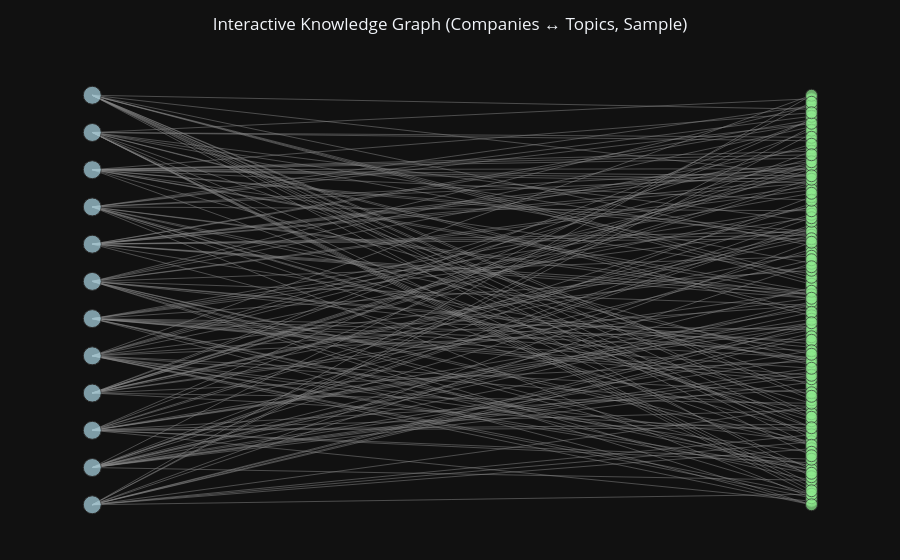

Here is the notebook cell this chart was saved with:
### Code cell
import plotly.graph_objects as go

# -----------------------------
# Build a smaller subgraph H
# -----------------------------

# All company nodes in the big graph G
company_nodes = [n for n, d in G.nodes(data=True) if d.get("type") == "company"]

# Use degree to pick the most "connected" companies
deg_full = dict(G.degree(company_nodes))

N = 12  # number of companies to display (tune this)
top_companies = sorted(company_nodes, key=lambda n: deg_full[n], reverse=True)[:N]

# Include all topics attached to these companies
sub_nodes = set(top_companies)
for c in top_companies:
    sub_nodes.update(G.neighbors(c))

H = G.subgraph(sub_nodes).copy()
print("Interactive subgraph:", H.number_of_nodes(), "nodes,", H.number_of_edges(), "edges")

# -----------------------------
# Create a bipartite-style layout
#   - Companies on x=0
#   - Topics on x=1
# -----------------------------
companies_sub = [n for n, d in H.nodes(data=True) if d.get("type") == "company"]
topics_sub    = [n for n, d in H.nodes(data=True) if d.get("type") == "topic"]

pos = {}

# How many nodes on each side
n_topics = len(topics_sub)
n_companies = len(companies_sub)

# We'll use the company side to define the vertical span
max_y = max(n_companies - 1, 1)

# Spread topics evenly across [0, max_y]
topic_y_values = np.linspace(0, max_y, num=n_topics) if n_topics > 1 else [max_y / 2]

for y, n in zip(topic_y_values, sorted(topics_sub)):
    pos[n] = (1, y)

# Companies still stacked 0..max_y
for i, n in enumerate(sorted(companies_sub)):
    pos[n] = (0, i)


# -----------------------------
# Build edge trace
# -----------------------------
edge_x = []
edge_y = []
edge_hover_x = []
edge_hover_y = []
edge_hover_text = []

for u, v, d in H.edges(data=True):
    x0, y0 = pos[u]
    x1, y1 = pos[v]

    # edge line
    edge_x += [x0, x1, None]
    edge_y += [y0, y1, None]

    # midpoint for hover marker
    mx, my = (x0 + x1) / 2, (y0 + y1) / 2
    edge_hover_x.append(mx)
    edge_hover_y.append(my)
    edge_hover_text.append(
        f"<b>{G.nodes[u].get('label', u) if G.nodes[u].get('type')=='company' else u}</b> "
        f"↔ "
        f"<b>{G.nodes[v].get('label', v) if G.nodes[v].get('type')=='company' else v}</b><br>"
        f"TF-IDF weight: {d.get('weight', 0):.4f}"
    )

edge_trace = go.Scatter(
    x=edge_x,
    y=edge_y,
    mode="lines",
    line=dict(width=0.5, color="#888"),
    hoverinfo="none",
    name="Edges"
)

edge_hover_trace = go.Scatter(
    x=edge_hover_x,
    y=edge_hover_y,
    mode="markers",
    hoverinfo="text",
    marker=dict(size=6, color="rgba(0,0,0,0)"),  # invisible markers used only for hover
    text=edge_hover_text,
    name="Edge info"
)

# -----------------------------
# Build node trace
# -----------------------------
node_x = []
node_y = []
node_text = []
node_color = []
node_size = []

for n, d in H.nodes(data=True):
    x, y = pos[n]
    node_x.append(x)
    node_y.append(y)

    if d.get("type") == "company":
        label = d.get("label", n)
        node_text.append(f"<b>{label}</b><br>Symbol: {n}")
        node_color.append("lightblue")
        node_size.append(18)
    else:
        node_text.append(f"Topic: {n}")
        node_color.append("lightgreen")
        node_size.append(12)

node_trace = go.Scatter(
    x=node_x,
    y=node_y,
    mode="markers",
    hoverinfo="text",
    text=node_text,
    marker=dict(
        size=node_size,
        color=node_color,
        line_width=1,
        line_color="#333"
    ),
    name="Nodes"
)

# -----------------------------
# Build and show figure
# -----------------------------
fig = go.Figure(
    data=[edge_trace, edge_hover_trace, node_trace],
    layout=go.Layout(
        title="Interactive Knowledge Graph (Companies ↔ Topics, Sample)",
        title_x=0.5,
        showlegend=False,
        hovermode="closest",
        margin=dict(b=20, l=40, r=40, t=60),
        xaxis=dict(showgrid=False, zeroline=False, showticklabels=False),
        yaxis=dict(showgrid=False, zeroline=False, showticklabels=False),
    )
)

fig.show()

### Figure 1 — Plotly figure (JSON) as saved in the notebook; plotly's stock layout.template omitted (floating-point values rounded to 4 significant figures; data arrays with more than 128 entries replaced by an {"elided": "..."} marker saying what was removed)
{"data": [{"hoverinfo": "none", "line": {"color": "#888", "width": 0.5}, "mode": "lines", "name": "Edges", "x": {"elided": "570 int values"}, "y": {"elided": "570 float values"}, "type": "scatter"}, {"hoverinfo": "text", "marker": {"color": "rgba(0,0,0,0)", "size": 6}, "mode": "markers", "name": "Edge info", "text": {"elided": "190 str values"}, "x": {"elided": "190 float values"}, "y": {"elided": "190 float values"}, "type": "scatter"}, {"hoverinfo": "text", "marker": {"color": {"elided": "130 str values"}, "line": {"color": "#333", "width": 1}, "size": {"elided": "130 int values"}}, "mode": "markers", "name": "Nodes", "text": {"elided": "130 str values"}, "x": {"elided": "130 int values"}, "y": {"elided": "130 float values"}, "type": "scatter"}], "layout": {"hovermode": "closest", "margin": {"b": 20, "l": 40, "r": 40, "t": 60}, "showlegend": false, "title": {"text": "Interactive Knowledge Graph (Companies ↔ Topics, Sample)", "x": 0.5}, "xaxis": {"showgrid": false, "showticklabels": false, "zeroline": false}, "yaxis": {"showgrid": false, "showticklabels": false, "zeroline": false}}}
